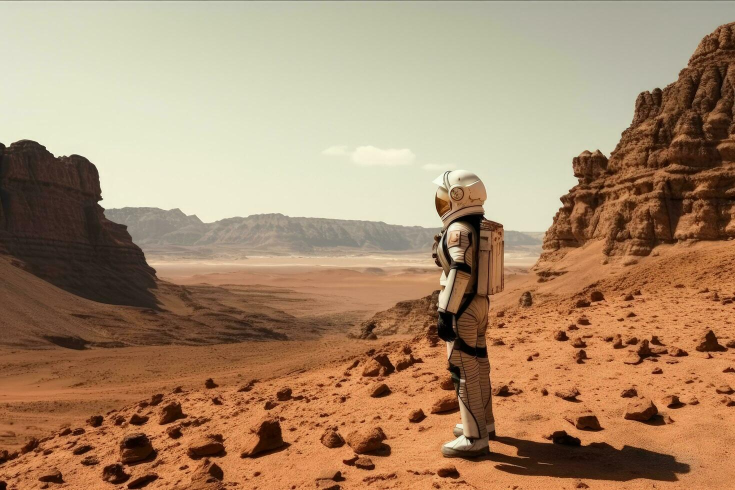
#> input picture 12_working_with_images/image.jpg, 1470 x 980 px (shown at 1/2 size)
$ jupyter execute 01_image_manipulation.ipynb
#> lines starting #> are read from the running program, lines starting #| are printed output that depends on the picture
# Pillow Library

**Pillow** is a popular Python library that allows for various image manipulations.
It is not installed by default, so we need to install it.

In the terminal, execute the command:

```bash
pip install pillow

## Resizing an Image

[cell 1]
from PIL import Image

image = Image.open("image.jpg")
#> image is the input picture: PIL image 1470x980 RGB; mean R, G, B 169.1, 138.6, 108.2
width, height = (400, 300)
new_size = (width, height)  # Replace "width" and "height" with desired parameters, e.g., (60, 80)
resized_image = image.resize(new_size)
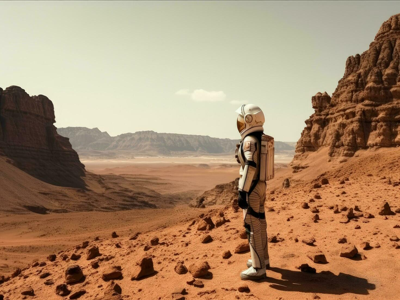
#> resized_image: PIL image 400x300 RGB; mean R, G, B 169.2, 138.7, 108.2
resized_image.save("image_resized.jpg")

## Cropping an Image

Note that coordinates are calculated from `left to right for X` and `from top to bottom for Y`.

[cell 2]
from PIL import Image

image = Image.open("image.jpg")
crop_area = (800, 300, 1100, 950)  # Define the crop area as a tuple (left, top, right, bottom)
cropped_image = image.crop(crop_area)
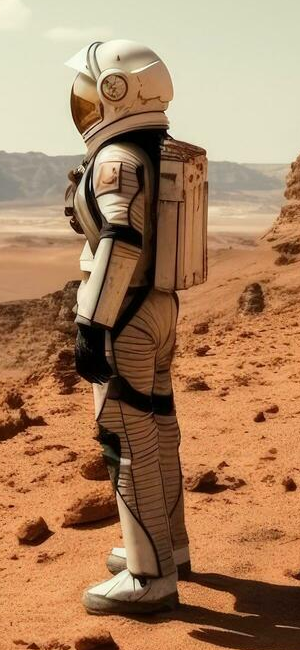
#> cropped_image: PIL image 300x650 RGB; mean R, G, B 169.3, 129.5, 95.1
cropped_image.save("image_cropped.jpg")

- In the given code snippet, the crop area is set to `(800, 300, 1100, 950)`. This means that the cropped image will include pixels from the original image starting at x-coordinate 800 (left), y-coordinate 300 (top), up to x-coordinate 1100 (right), and down to y-coordinate 950 (bottom).

## Creating Thumbnails

[cell 3]
image = Image.open("image.jpg")
thumbnail_size = (width, height)
image.thumbnail(thumbnail_size)
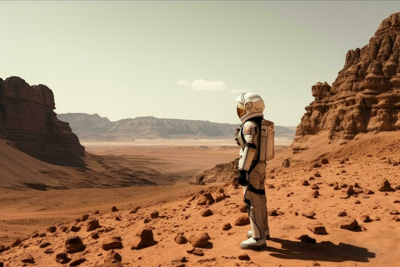
#> image: PIL image 400x267 RGB; mean R, G, B 169.2, 138.7, 108.2
image.save("image_thumbnail.jpg")

## Splitting and Merging Pixels
Images on computers are commonly stored using the `RGB color model`, where each color consists of three primary components: red (`R`), green (`G`), and blue (`B`).

This example demonstrates how to separate these components and merge them back into one image.

[cell 4]
from PIL import Image

def split_and_merge(image):
    image_r, image_g, image_b = image.split()
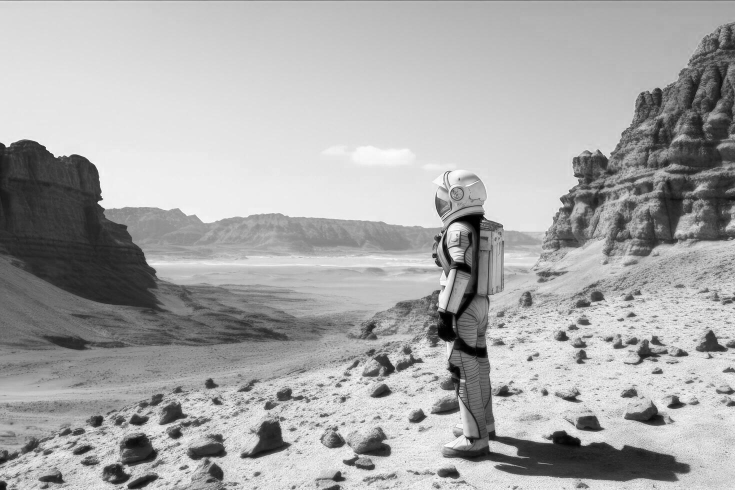
#> image_r: PIL image 1470x980 L (shown at 1/2 size); min 0, max 255, mean 169.1
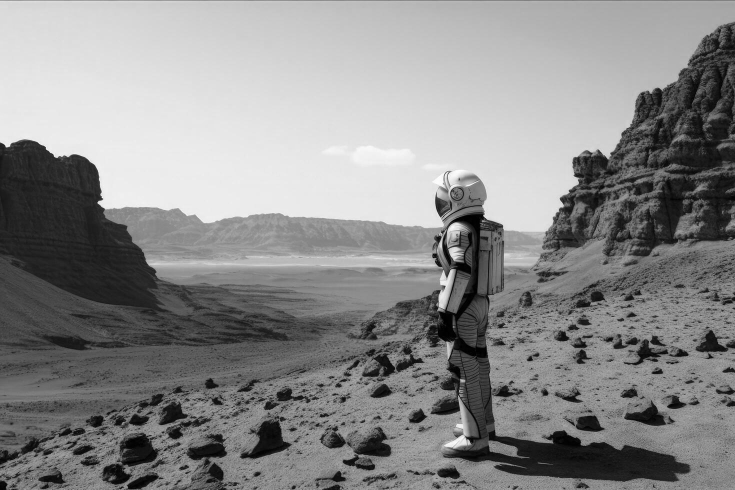
#> image_g: PIL image 1470x980 L (shown at 1/2 size); min 0, max 255, mean 138.6
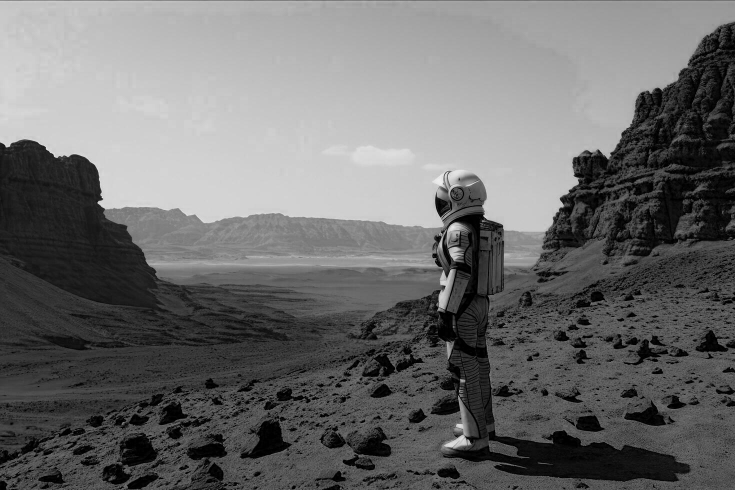
#> image_b: PIL image 1470x980 L (shown at 1/2 size); min 0, max 241, mean 108.2
    merged_image = Image.merge("RGB", (image_r, image_g, image_b))
    return merged_image

image = Image.open("image.jpg")
merged_image = split_and_merge(image)
merged_image.save("image_merged.jpg")

## Applying a Color Filter
In this example, we split the image into RGB channels, apply a color filter using the `apply_color_filter` function, and then merge the updated channels into one image.

[cell 5]
from PIL import Image

def apply_color_filter(image_r, image_g, image_b):
    # Increase red intensity
    image_r = image_r.point(lambda i: i * 1.5)
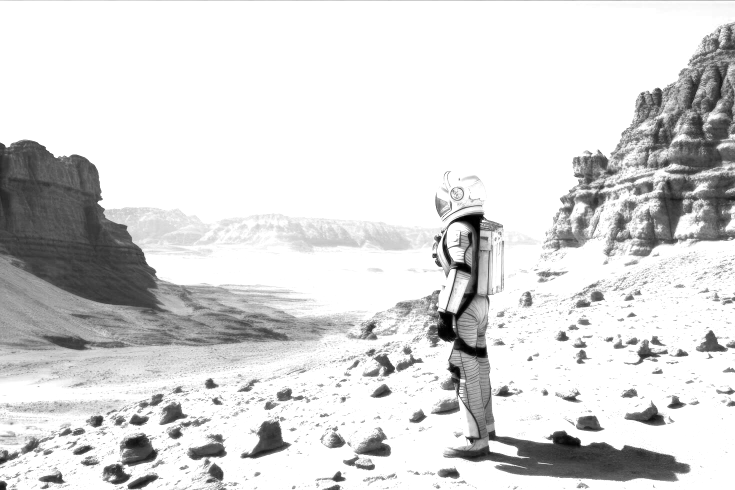
#> image_r: PIL image 1470x980 L (shown at 1/2 size); min 0, max 255, mean 216.9
    # Decrease green intensity
    image_g = image_g.point(lambda i: i * 0.5)
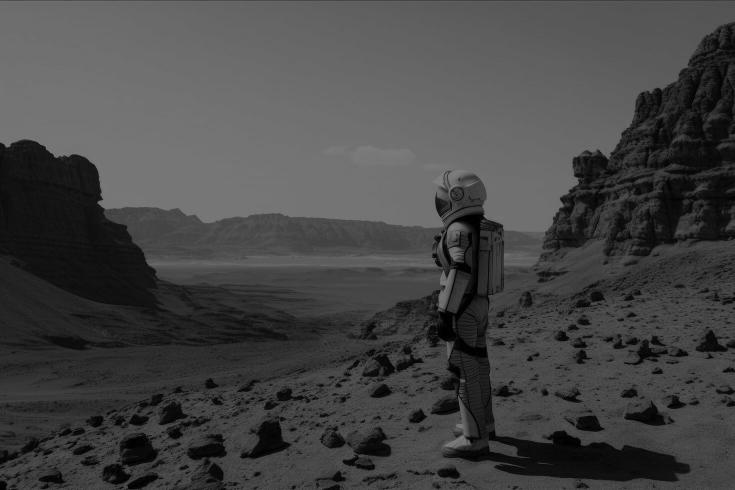
#> image_g: PIL image 1470x980 L (shown at 1/2 size); min 0, max 128, mean 69.3
    # Maintain blue intensity unchanged
    image_b = image_b.point(lambda i: i)
    return image_r, image_g, image_b

def split_and_merge(image):
    image_r, image_g, image_b = image.split()
    image_r, image_g, image_b = apply_color_filter(image_r, image_g, image_b)
    merged_image = Image.merge("RGB", (image_r, image_g, image_b))
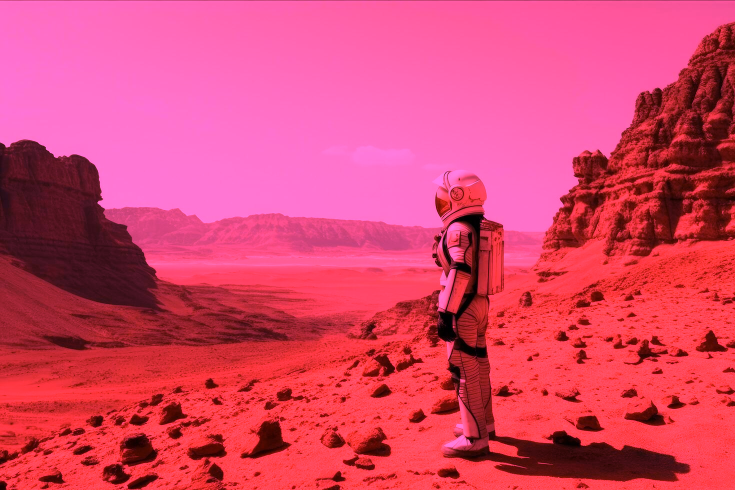
#> merged_image: PIL image 1470x980 RGB (shown at 1/2 size); mean R, G, B 216.9, 69.3, 108.2
    return merged_image

image = Image.open("image.jpg")
merged_image = split_and_merge(image)
merged_image.save("image_filtered.jpg")

## Filters
Pillow provides various built-in effects accessible through the `ImageFilter` class.

[cell 6]
from PIL import Image, ImageFilter

image = Image.open("image.jpg")
blurred_image = image.filter(ImageFilter.BLUR)
blurred_image.save("image_blurred.jpg")

image = Image.open("image.jpg")
contour_image = image.filter(ImageFilter.CONTOUR)
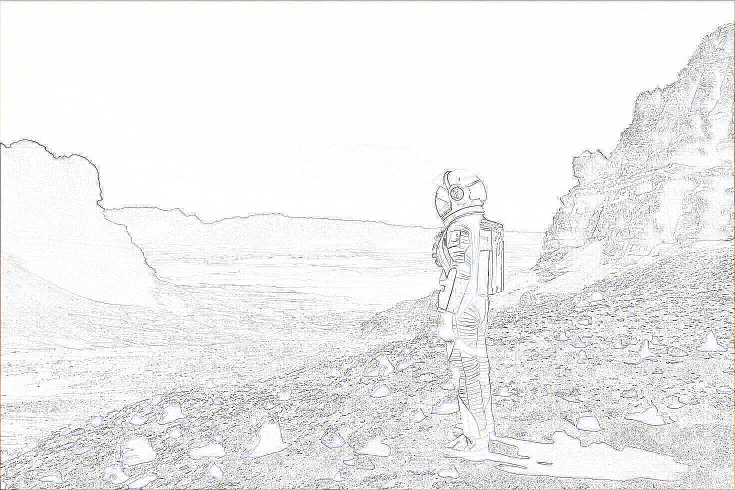
#> contour_image: PIL image 1470x980 RGB (shown at 1/2 size); mean R, G, B 237.8, 237.7, 237.7
contour_image.save("image_contour.jpg")

image = Image.open("image.jpg")
sharpen_image = image.filter(ImageFilter.SHARPEN)
sharpen_image.save("image_sharpen.jpg")
